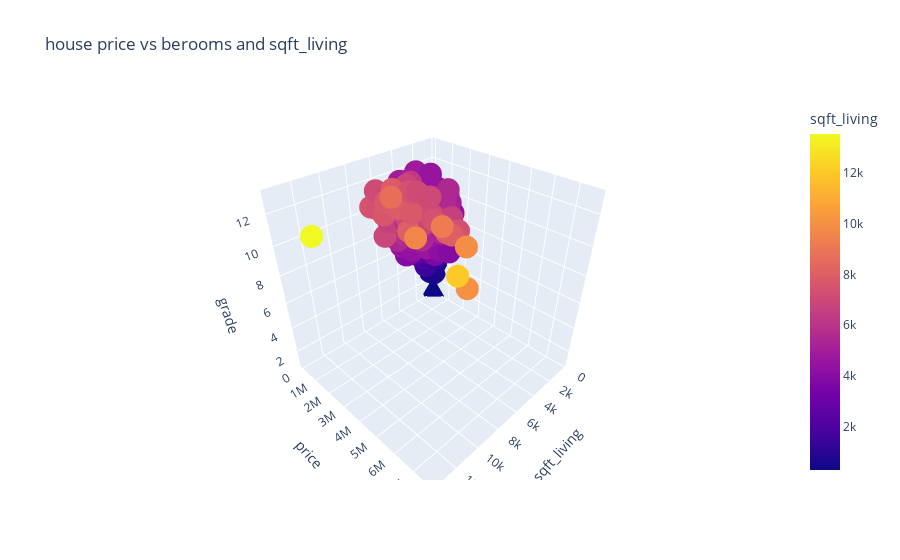

Notebook code cell kept with this figure:
### Code cell
fig1 = px.scatter_3d(df , x='sqft_living', y='price' , z='grade', title='house price vs berooms and sqft_living',color='sqft_living')
fig1.show()

### Figure 1 — Plotly figure (JSON) as saved in the notebook; plotly's stock layout.template omitted (floating-point values rounded to 4 significant figures; data arrays with more than 128 entries replaced by an {"elided": "..."} marker saying what was removed)
{"data": [{"hovertemplate": "sqft_living=%{marker.color}<br>price=%{y}<br>grade=%{z}<extra></extra>", "legendgroup": "", "marker": {"color": {"elided": "21613 int values"}, "coloraxis": "coloraxis", "symbol": "circle"}, "mode": "markers", "name": "", "scene": "scene", "showlegend": false, "type": "scatter3d", "x": {"elided": "21613 int values"}, "y": {"elided": "21613 float values"}, "z": {"elided": "21613 int values"}}], "layout": {"coloraxis": {"colorbar": {"title": {"text": "sqft_living"}}, "colorscale": [[0, "#0d0887"], [0.1111, "#46039f"], [0.2222, "#7201a8"], [0.3333, "#9c179e"], [0.4444, "#bd3786"], [0.5556, "#d8576b"], [0.6667, "#ed7953"], [0.7778, "#fb9f3a"], [0.8889, "#fdca26"], [1, "#f0f921"]]}, "legend": {"tracegroupgap": 0}, "scene": {"domain": {"x": [0, 1], "y": [0, 1]}, "xaxis": {"title": {"text": "sqft_living"}}, "yaxis": {"title": {"text": "price"}}, "zaxis": {"title": {"text": "grade"}}}, "title": {"text": "house price vs berooms and sqft_living"}}}
